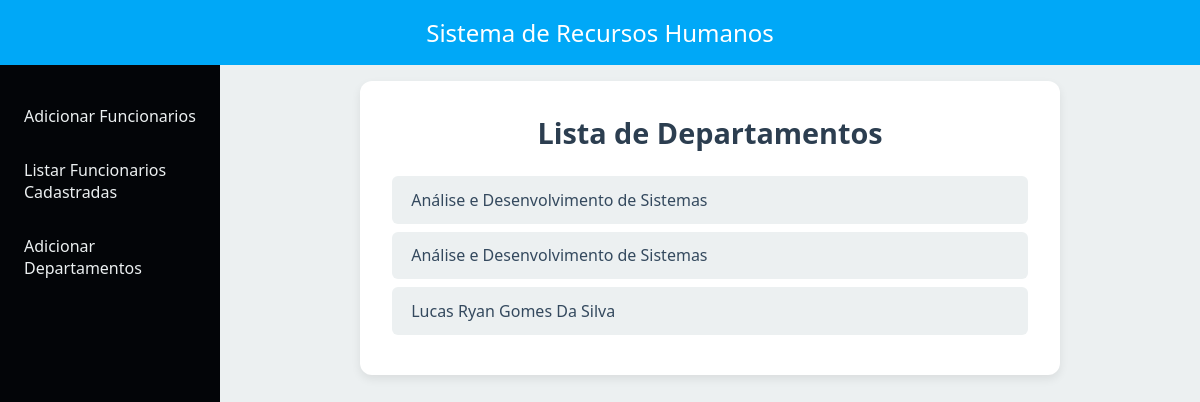
Screenshot of /depto/ with the database file from the repository.
### depto/models.py (models this page shows, shortened)
class Depto(models.Model):
    nome = models.CharField(max_length=100)

### depto/views.py (the view)
# urls.py: path('', views.depto_list, name='depto_list'),
def depto_list(request):
    departamentos = Depto.objects.all()
    return render(request, 'depto/depto_list.html', {'departamentos': departamentos})

### depto/templates/depto/depto_list.html
{% extends '_base.html' %}
{% block content %}
  <div class="lista-departamentos">
    <h1>Lista de Departamentos</h1>
    <ul>
      {% for depto in departamentos %}
        <li><a href="{% url 'depto_detail' depto.pk %}">{{ depto.nome }}</a></li>
      {% empty %}
        <li>Nenhum departamento cadastrado.</li>
      {% endfor %}
    </ul>
  </div>
{% endblock %}

### templates/_base.html (style rules this page uses)
* { margin: 0; padding: 0; box-sizing: border-box; font-family: 'Segoe UI', sans-serif; }
body { display: flex; flex-direction: column; height: 100vh; }
.lista-departamentos { background-color: #fff; padding: 2rem; border-radius: 12px; box-shadow: 0 4px 10px rgba(0, 0, 0, 0.08); max-width: 700px; margin: 0 auto; }
.lista-departamentos h1 { text-align: center; margin-bottom: 1.5rem; color: #2c3e50; font-size: 1.8rem; }
.lista-departamentos ul { list-style: none; padding: 0; }
.lista-departamentos li { background-color: #ecf0f1; padding: 0.8rem 1.2rem; margin-bottom: 0.5rem; border-radius: 6px; transition: background-color 0.3s; }
.lista-departamentos li a { text-decoration: none; color: #34495e; font-weight: 500; display: block; }

### rows the page displays
Depto: nome "Análise e Desenvolvimento de Sistemas"
Depto: nome "Análise e Desenvolvimento de Sistemas"
Depto: nome "Lucas Ryan Gomes Da Silva"
